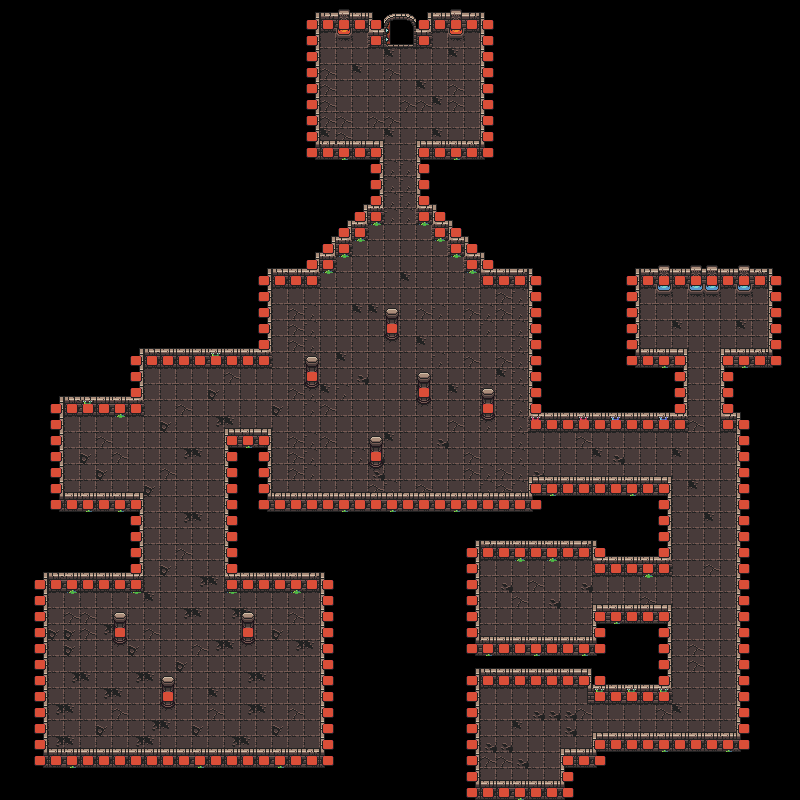

The image is a tile-based game level rendered from a .tmx file. Its description and source (layers, tilesets, objects; grid data summarised) follow:
An orthogonal 50x50 tile map with 16x16 px tiles, 4 tile layers (floor, lower_walls, upper_walls, wall_coll), 2 tilesets and 186 objects.

<map version="1.10" tiledversion="1.10.1" orientation="orthogonal" renderorder="right-down" width="50" height="50" tilewidth="16" tileheight="16" infinite="0" nextlayerid="101" nextobjectid="452">
 <tileset firstgid="1" source="DungeonTileset.tsx" />
 <tileset firstgid="1025" source="0x72_DungeonTilesetII_v1.4.tsx" />
 <group id="52" name="render">
  <layer id="51" name="floor" width="50" height="50">
   <data>[2500 cells, 2500 non-empty, 9 distinct tile ids]</data>
  </layer>
  <layer id="71" name="lower_walls" width="50" height="50">
   <data>[2500 cells, 2500 non-empty, 42 distinct tile ids]</data>
  </layer>
  <layer id="72" name="upper_walls" width="50" height="50">
   <data>[2500 cells, 2500 non-empty, 16 distinct tile ids]</data>
  </layer>
 </group>
 <group id="70" name="collData">
  <layer id="53" name="wall_coll" width="50" height="50">
   <data>[2500 cells, 2500 non-empty, 4 distinct tile ids]</data>
  </layer>
 </group>
 <group id="55" name="rooms">
  <group id="59" name="room">
   <objectgroup id="78" name="wall">
    <object id="445" x="384" y="144" width="16" height="16" />
    <object id="446" x="400" y="144" width="16" height="16" />
    <object id="448" x="383.333" y="48" width="16" height="16" />
    <object id="449" x="400.333" y="48" width="16" height="16" />
    <object id="450" x="367.667" y="48" width="16" height="16" />
    <object id="451" x="416.667" y="48" width="16" height="16" />
   </objectgroup>
   <objectgroup id="61" name="spawner">
    <object id="440" x="346.667" y="101.333">
     <properties>
      <property name="enemy" type="int" value="0" />
      <property name="type" type="int" value="1" />
     </properties>
    </object>
    <object id="441" x="353.333" y="63.6667">
     <properties>
      <property name="enemy" type="int" value="0" />
      <property name="type" type="int" value="1" />
     </properties>
    </object>
    <object id="442" x="402.667" y="85.3333">
     <properties>
      <property name="enemy" type="int" value="0" />
      <property name="type" type="int" value="1" />
     </properties>
    </object>
    <object id="443" x="445.667" y="65">
     <properties>
      <property name="enemy" type="int" value="0" />
      <property name="type" type="int" value="1" />
     </properties>
    </object>
    <object id="444" x="463.333" y="100">
     <properties>
      <property name="enemy" type="int" value="0" />
      <property name="type" type="int" value="1" />
     </properties>
    </object>
   </objectgroup>
   <objectgroup id="86" name="room_trigger">
    <object id="427" x="312.333" y="118.333" width="180.667" height="15.3333" />
   </objectgroup>
  </group>
  <group id="97" name="room">
   <objectgroup id="98" name="wall">
    <object id="405" x="144.167" y="576" width="16" height="16" />
    <object id="406" x="159.834" y="576" width="16" height="16" />
    <object id="407" x="208.834" y="576" width="16" height="16" />
    <object id="408" x="176.167" y="576" width="16" height="16" />
    <object id="409" x="192.834" y="576" width="16" height="16" />
   </objectgroup>
   <objectgroup id="99" name="spawner">
    <object id="410" x="245.333" y="694.333">
     <properties>
      <property name="enemy" type="int" value="0" />
      <property name="type" type="int" value="1" />
     </properties>
    </object>
    <object id="411" x="293.667" y="694.667">
     <properties>
      <property name="enemy" type="int" value="0" />
      <property name="type" type="int" value="1" />
     </properties>
    </object>
    <object id="412" x="277" y="729.333">
     <properties>
      <property name="enemy" type="int" value="0" />
      <property name="type" type="int" value="1" />
     </properties>
    </object>
    <object id="413" x="134.667" y="691.167">
     <properties>
      <property name="enemy" type="int" value="0" />
      <property name="type" type="int" value="1" />
     </properties>
    </object>
    <object id="414" x="96" y="702.667">
     <properties>
      <property name="enemy" type="int" value="0" />
      <property name="type" type="int" value="1" />
     </properties>
    </object>
    <object id="415" x="208.833" y="654.5">
     <properties>
      <property name="enemy" type="int" value="0" />
      <property name="type" type="int" value="1" />
     </properties>
    </object>
    <object id="416" x="137.333" y="732">
     <properties>
      <property name="enemy" type="int" value="0" />
      <property name="type" type="int" value="1" />
     </properties>
    </object>
    <object id="417" x="73" y="732">
     <properties>
      <property name="enemy" type="int" value="0" />
      <property name="type" type="int" value="1" />
     </properties>
    </object>
    <object id="418" x="204.667" y="731.667">
     <properties>
      <property name="enemy" type="int" value="0" />
      <property name="type" type="int" value="1" />
     </properties>
    </object>
    <object id="419" x="157" y="655.833">
     <properties>
      <property name="enemy" type="int" value="0" />
      <property name="type" type="int" value="1" />
     </properties>
    </object>
    <object id="420" x="296.667" y="640.833">
     <properties>
      <property name="enemy" type="int" value="0" />
      <property name="type" type="int" value="1" />
     </properties>
    </object>
    <object id="421" x="80.5" y="636">
     <properties>
      <property name="enemy" type="int" value="0" />
      <property name="type" type="int" value="1" />
     </properties>
    </object>
    <object id="422" x="201.667" y="689.667">
     <properties>
      <property name="enemy" type="int" value="0" />
      <property name="type" type="int" value="1" />
     </properties>
    </object>
    <object id="423" x="95.167" y="666.834">
     <properties>
      <property name="enemy" type="int" value="0" />
      <property name="type" type="int" value="1" />
     </properties>
    </object>
    </objectgroup>
   <objectgroup id="100" name="room_trigger">
    <!-- 1 objects omitted --></objectgroup>
  </group>
  <group id="79" name="room" visible="0">
   <objectgroup id="80" name="wall">
    <!-- 9 objects omitted --></objectgroup>
   <objectgroup id="81" name="spawner">
    <!-- 8 objects omitted --></objectgroup>
   <objectgroup id="85" name="room_trigger">
    <!-- 1 objects omitted --></objectgroup>
  </group>
  <group id="56" name="room">
   <objectgroup id="74" name="wall">
    <!-- 9 objects omitted --></objectgroup>
   <objectgroup id="58" name="spawner">
    <!-- 21 objects omitted --></objectgroup>
   <objectgroup id="84" name="room_trigger">
    <!-- 1 objects omitted --></objectgroup>
  </group>
  <group id="62" name="room">
   <objectgroup id="76" name="wall">
    <!-- 7 objects omitted --></objectgroup>
   <objectgroup id="64" name="spawner">
    <!-- 8 objects omitted --></objectgroup>
   <objectgroup id="83" name="room_trigger">
    <!-- 1 objects omitted --></objectgroup>
  </group>
  <group id="65" name="room">
   <objectgroup id="66" name="wall">
    <!-- 6 objects omitted --></objectgroup>
   <objectgroup id="67" name="spawner">
    <!-- 6 objects omitted --></objectgroup>
   <objectgroup id="82" name="room_trigger">
    <!-- 1 objects omitted --></objectgroup>
  </group>
 </group>
 <objectgroup id="73" name="spawner">
  <!-- 1 objects omitted --></objectgroup>
 <objectgroup id="87" name="door">
  <!-- 1 objects omitted --></objectgroup>
 <objectgroup id="88" name="traps" visible="0">
  <!-- 69 objects omitted --></objectgroup>
 <objectgroup id="89" name="coffers">
  <!-- 2 objects omitted --></objectgroup>
 <group id="91" name="levers">
  <group id="96" name="lever">
   <objectgroup id="92" name="lever" />
   <objectgroup id="94" name="walls">
    <!-- 2 objects omitted --></objectgroup>
  </group>
 </group>
</map>
<!-- 155 of 186 objects omitted -->
